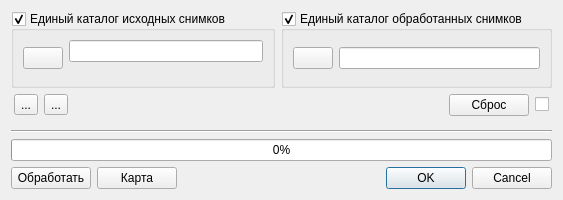
<?xml version="1.0" encoding="UTF-8"?>
<ui version="4.0">
 <class>BatchProcessingDlg</class>
 <widget class="QDialog" name="BatchProcessingDlg">
  <property name="geometry">
   <rect>
    <x>0</x>
    <y>0</y>
    <width>563</width>
    <height>200</height>
   </rect>
  </property>
  <property name="windowTitle">
   <string>Пакетная обработка ...</string>
  </property>
  <layout class="QVBoxLayout" name="verticalLayout_4">
   <item>
    <layout class="QHBoxLayout" name="horizontalLayout_5">
     <item>
      <widget class="QGroupBox" name="sourceGrpBx">
       <property name="title">
        <string>Единый каталог исходных снимков</string>
       </property>
       <property name="checkable">
        <bool>true</bool>
       </property>
       <layout class="QHBoxLayout" name="horizontalLayout_2">
        <property name="topMargin">
         <number>9</number>
        </property>
        <item>
         <widget class="QPushButton" name="sourceTlBtn">
          <property name="text">
           <string/>
          </property>
          <property name="icon">
           <iconset resource="../icegui.qrc">
            <normaloff>:/dvg/icegui/images/open.png</normaloff>:/dvg/icegui/images/open.png</iconset>
          </property>
          <property name="autoDefault">
           <bool>false</bool>
          </property>
         </widget>
        </item>
        <item>
         <layout class="QVBoxLayout" name="verticalLayout_2">
          <property name="spacing">
           <number>0</number>
          </property>
          <item>
           <widget class="QLineEdit" name="sourceLnEdt"/>
          </item>
          <item>
           <widget class="QLabel" name="extensionsLbl">
            <property name="text">
             <string/>
            </property>
           </widget>
          </item>
         </layout>
        </item>
       </layout>
      </widget>
     </item>
     <item>
      <widget class="QGroupBox" name="distGrpBx">
       <property name="title">
        <string>Единый каталог обработанных снимков</string>
       </property>
       <property name="checkable">
        <bool>true</bool>
       </property>
       <layout class="QHBoxLayout" name="horizontalLayout_3">
        <item>
         <widget class="QPushButton" name="distTlBtn">
          <property name="text">
           <string/>
          </property>
          <property name="icon">
           <iconset resource="../icegui.qrc">
            <normaloff>:/dvg/icegui/images/open.png</normaloff>:/dvg/icegui/images/open.png</iconset>
          </property>
          <property name="autoDefault">
           <bool>false</bool>
          </property>
         </widget>
        </item>
        <item>
         <widget class="QLineEdit" name="distLnEdt"/>
        </item>
       </layout>
      </widget>
     </item>
    </layout>
   </item>
   <item>
    <layout class="QHBoxLayout" name="horizontalLayout_4">
     <property name="leftMargin">
      <number>3</number>
     </property>
     <property name="rightMargin">
      <number>3</number>
     </property>
     <item>
      <widget class="QToolButton" name="addFilterTlBtn">
       <property name="text">
        <string>...</string>
       </property>
       <property name="icon">
        <iconset resource="../icegui.qrc">
         <normaloff>:/dvg/icegui/images/addFilter.png</normaloff>:/dvg/icegui/images/addFilter.png</iconset>
       </property>
      </widget>
     </item>
     <item>
      <widget class="QToolButton" name="delFilterTlBtn">
       <property name="text">
        <string>...</string>
       </property>
       <property name="icon">
        <iconset resource="../icegui.qrc">
         <normaloff>:/dvg/icegui/images/delFilter.png</normaloff>:/dvg/icegui/images/delFilter.png</iconset>
       </property>
      </widget>
     </item>
     <item>
      <spacer name="horizontalSpacer_2">
       <property name="orientation">
        <enum>Qt::Horizontal</enum>
       </property>
       <property name="sizeHint" stdset="0">
        <size>
         <width>40</width>
         <height>20</height>
        </size>
       </property>
      </spacer>
     </item>
     <item>
      <widget class="QPushButton" name="defaultPBtn">
       <property name="text">
        <string>Сброс</string>
       </property>
      </widget>
     </item>
     <item>
      <widget class="QCheckBox" name="useAllChBx">
       <property name="text">
        <string/>
       </property>
      </widget>
     </item>
    </layout>
   </item>
   <item>
    <layout class="QVBoxLayout" name="verticalLayout"/>
   </item>
   <item>
    <spacer name="verticalSpacer">
     <property name="orientation">
      <enum>Qt::Vertical</enum>
     </property>
     <property name="sizeHint" stdset="0">
      <size>
       <width>20</width>
       <height>13</height>
      </size>
     </property>
    </spacer>
   </item>
   <item>
    <widget class="Line" name="line">
     <property name="orientation">
      <enum>Qt::Horizontal</enum>
     </property>
    </widget>
   </item>
   <item>
    <widget class="QProgressBar" name="prBr">
     <property name="value">
      <number>0</number>
     </property>
     <property name="alignment">
      <set>Qt::AlignCenter</set>
     </property>
    </widget>
   </item>
   <item>
    <layout class="QHBoxLayout" name="horizontalLayout">
     <item>
      <widget class="QPushButton" name="beginPBtn">
       <property name="text">
        <string>Обработать</string>
       </property>
      </widget>
     </item>
     <item>
      <widget class="QPushButton" name="mapPBtn">
       <property name="text">
        <string>Карта</string>
       </property>
      </widget>
     </item>
     <item>
      <spacer name="horizontalSpacer">
       <property name="orientation">
        <enum>Qt::Horizontal</enum>
       </property>
       <property name="sizeHint" stdset="0">
        <size>
         <width>40</width>
         <height>20</height>
        </size>
       </property>
      </spacer>
     </item>
     <item>
      <widget class="QDialogButtonBox" name="buttonBox">
       <property name="orientation">
        <enum>Qt::Horizontal</enum>
       </property>
       <property name="standardButtons">
        <set>QDialogButtonBox::Cancel|QDialogButtonBox::Ok</set>
       </property>
      </widget>
     </item>
    </layout>
   </item>
  </layout>
 </widget>
 <resources>
  <include location="../icegui.qrc"/>
 </resources>
 <connections>
  <connection>
   <sender>buttonBox</sender>
   <signal>accepted()</signal>
   <receiver>BatchProcessingDlg</receiver>
   <slot>accept()</slot>
   <hints>
    <hint type="sourcelabel">
     <x>248</x>
     <y>254</y>
    </hint>
    <hint type="destinationlabel">
     <x>157</x>
     <y>274</y>
    </hint>
   </hints>
  </connection>
  <connection>
   <sender>buttonBox</sender>
   <signal>rejected()</signal>
   <receiver>BatchProcessingDlg</receiver>
   <slot>reject()</slot>
   <hints>
    <hint type="sourcelabel">
     <x>316</x>
     <y>260</y>
    </hint>
    <hint type="destinationlabel">
     <x>286</x>
     <y>274</y>
    </hint>
   </hints>
  </connection>
 </connections>
</ui>
